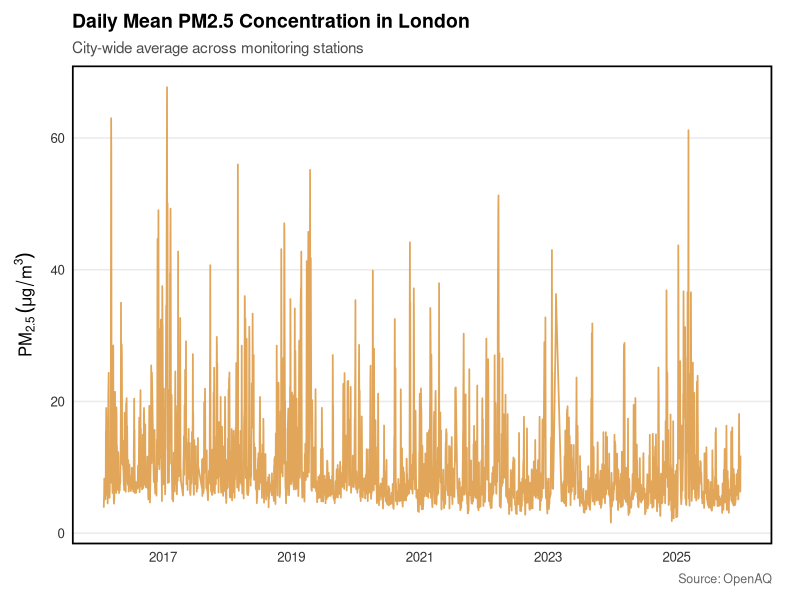
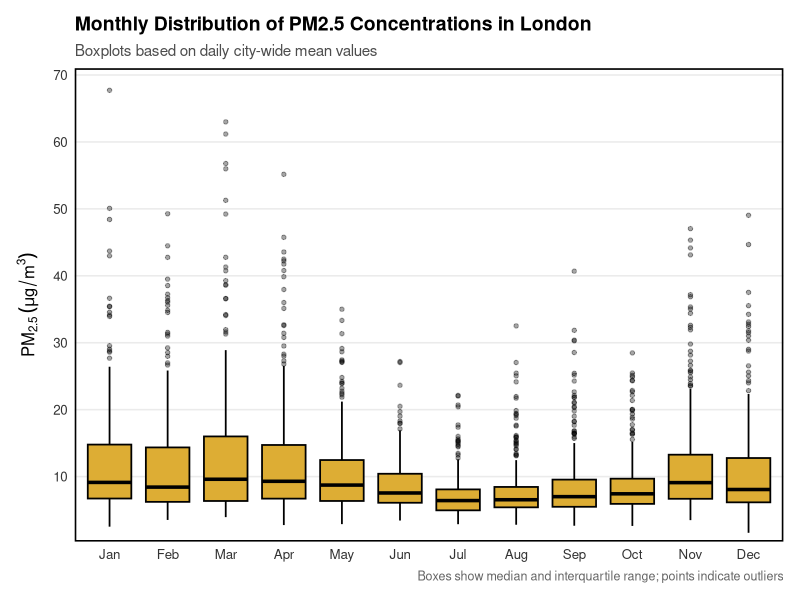
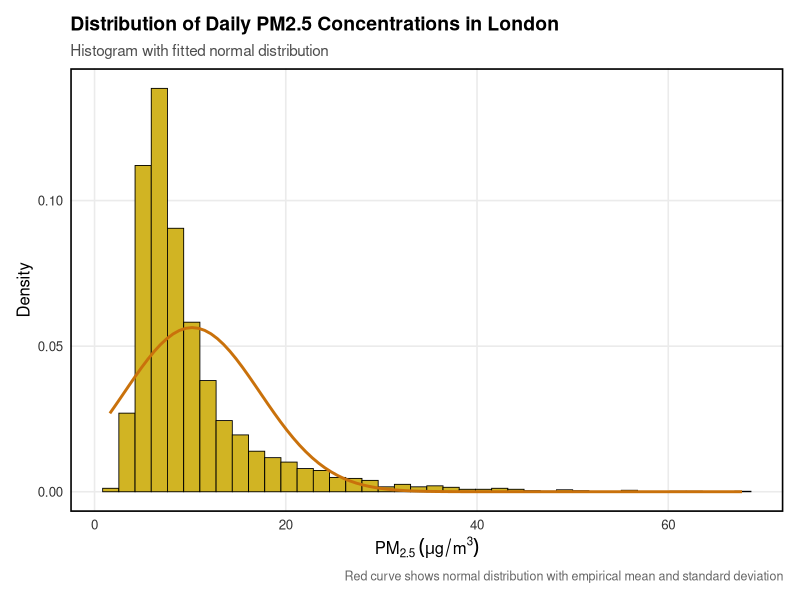
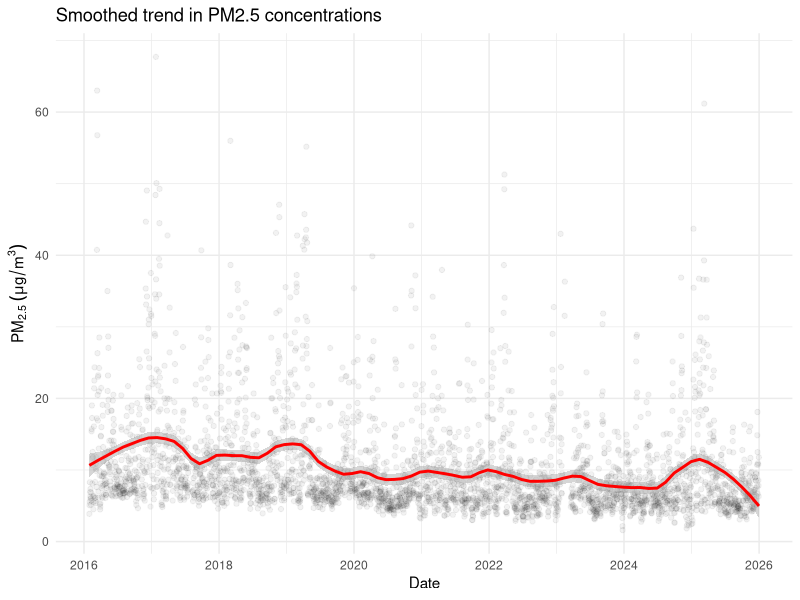
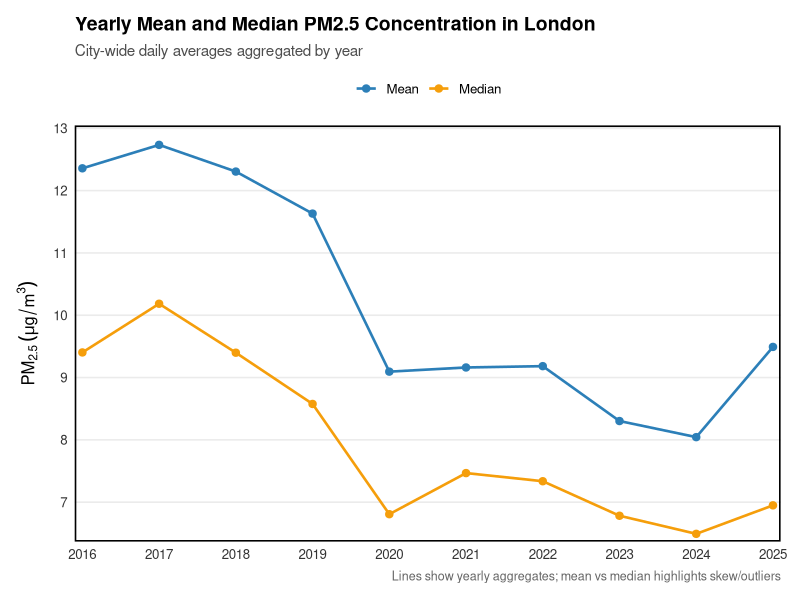
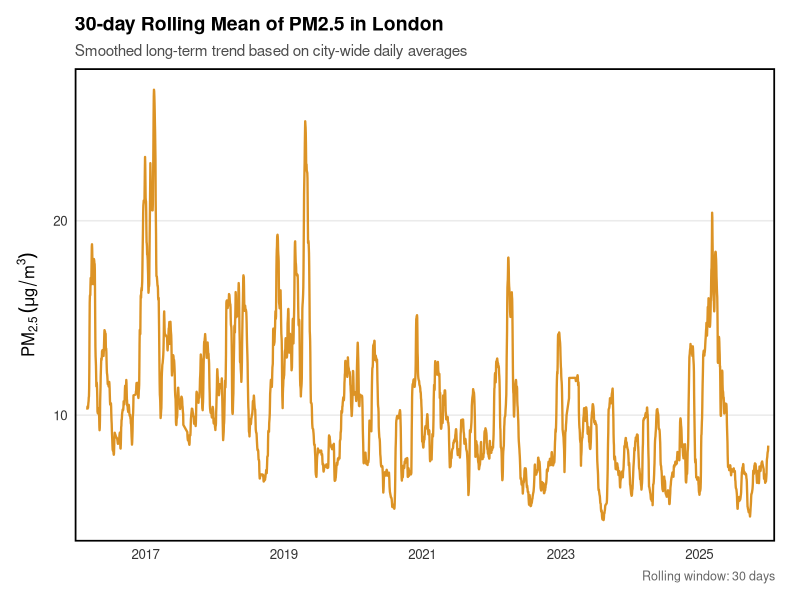

Write R code to recreate these figures, in order.
# ============================================================
# IJC437 - Introduction to Data Science (Individual Coursework)
# Script: 03_rq1_time_trends.R
#
# Purpose:
# - Address RQ1 by analysing how PM2.5 in London varies over time:
#   (i) seasonal patterns (month-level variation) and
#   (ii) long-term trends (multi-year changes).
#
# Research Questions supported:
# - RQ1: How do PM2.5 concentrations in London vary over time in terms of
#        seasonal patterns and long-term trends?
#
# Inputs:
# - data/processed/merged_pm25_weather.csv
#
#
# Reproducibility notes:
# - This script saves figures/tables to disk (minimal console printing).
# - Paths follow a consistent repo structure (data/processed, output/figures, output/tables).
#
# ============================================================



# ==================================================
# Installing and Importing Necessary Libraries
# ==================================================

library(tidyverse)
library(lubridate)
library(readr)
library(ggplot2)
library(scales)
library(zoo)
library(dplyr)
library(forecast)
library(tidyr)



# ==================================================
# Loading Merged Data and Basic Setup
# ==================================================
out_dir_plot <- "output/figures"
out_dir_table <- "output/tables"
dir.create("output/figures", recursive = TRUE, showWarnings = FALSE)
dir.create("output/tables", recursive = TRUE, showWarnings = FALSE)


df <- read_csv("data/processed/merged_pm25_weather.csv", show_col_types = FALSE)
summary(df)
df <- df %>%
  mutate(date = as.Date(date))

df %>%
  mutate(year = year(date)) %>%
  group_by(year) %>%
  summarise(
    mean_pm25 = mean(pm25_london_mean, na.rm = TRUE),
    median_pm25 = median(pm25_london_mean, na.rm = TRUE),
    days = n(),
    .groups = "drop"
  )



# ==================================================
# Visualizations, Tables and Statistical Tests
# ==================================================

# Daily Mean PM2.5 Concentration in London
p_ts <- ggplot(df, aes(x = date, y = pm25_london_mean)) +
  geom_line(
    color = "#dd9c47",
    linewidth = 0.6,
    alpha = 0.9
  ) +
  scale_x_date(
    date_breaks = "2 years",
    date_labels = "%Y"
  ) +
  labs(
    title = "Daily Mean PM2.5 Concentration in London",
    subtitle = "City-wide average across monitoring stations",
    x = NULL,
    y = expression(PM[2.5]~(mu*g/m^3)),
    caption = "Source: OpenAQ"
  ) +
  theme_minimal(base_size = 12) +
  theme(
    plot.title = element_text(size = 14, face = "bold"),
    plot.subtitle = element_text(size = 11, color = "grey30"),
    axis.text = element_text(color = "grey20"),
    axis.title.y = element_text(margin = margin(r = 8)),
    panel.grid.minor = element_blank(),
    panel.grid.major.x = element_blank(),
    plot.caption = element_text(size = 9, color = "grey40"),
    plot.margin = margin(10, 20, 10, 10),
    panel.border = element_rect(
      colour = "black",
      fill = NA,
      linewidth = 1.2
    ),
  )

ggsave(
  filename = file.path(out_dir_plot, "Fig1_daily_pm25_timeseries.png"),
  plot = p_ts,
  width = 11,
  height = 4.5,
  dpi = 300
)


# Monthly Distribution of PM2.5 Concentrations in London
p_month_box <- df %>%
  mutate(month = month(date, label = TRUE, abbr = TRUE)) %>%
  ggplot(aes(x = month, y = pm25_london_mean)) +
  geom_boxplot(
    fill = "#ddad34",
    color = "black",
    linewidth = 0.6,
    outlier.alpha = 0.35,
    outlier.size = 1.2
  ) +
  scale_y_continuous(
    breaks = pretty_breaks(n = 6),
    expand = expansion(mult = c(0.02, 0.05))
  ) +
  labs(
    title = "Monthly Distribution of PM2.5 Concentrations in London",
    subtitle = "Boxplots based on daily city-wide mean values",
    x = NULL,
    y = expression(PM[2.5]~(mu*g/m^3)),
    caption = "Boxes show median and interquartile range; points indicate outliers"
  ) +
  theme_minimal(base_size = 12) +
  theme(
    plot.title = element_text(size = 14, face = "bold"),
    plot.subtitle = element_text(size = 11, color = "grey30"),
    axis.text = element_text(color = "grey20"),
    axis.title.y = element_text(margin = margin(r = 8)),
    panel.grid.major.x = element_blank(),
    panel.grid.minor = element_blank(),

    panel.border = element_rect(
      colour = "black",
      fill = NA,
      linewidth = 1.1
    ),

    plot.caption = element_text(size = 9, color = "grey40"),
    plot.margin = margin(12, 12, 12, 12)
  )

ggsave(
  filename = file.path(out_dir_plot, "Fig2_seasonality_monthly_boxplot.png"),
  plot = p_month_box,
  width = 8.5,
  height = 4.8,
  dpi = 300
)

# Statistical Analysis: Seasonality Kruskal–Wallis test (Month vs PM2.5)

df_rq1_kw <- df %>%
  mutate(month = month(date, label = TRUE, abbr = TRUE)) %>%
  select(pm25_london_mean, month) %>%
  filter(!is.na(pm25_london_mean))


kw_month <- kruskal.test(pm25_london_mean ~ month, data = df_rq1_kw)
kw_month

# =========================================================
# Output:
#
#        Kruskal-Wallis rank sum test
#
# data:  pm25_london_mean by month
# Kruskal-Wallis chi-squared = 274.69, df = 11, p-value < 2.2e-16
# 
# =========================================================



# Distribution of Daily PM2.5 Concentrations in London - Histogram
mu <- mean(df$pm25_london_mean, na.rm = TRUE)
sigma <- sd(df$pm25_london_mean, na.rm = TRUE)

p_hist <- ggplot(df, aes(x = pm25_london_mean)) +
  geom_histogram(
    aes(y = after_stat(density)),
    bins = 40,
    fill = "#d1b423",
    color = "black",
    linewidth = 0.3
  ) +
  stat_function(
    fun = dnorm,
    args = list(mean = mu, sd = sigma),
    color = "#c9710b",
    linewidth = 1
  ) +
  labs(
    title = "Distribution of Daily PM2.5 Concentrations in London",
    subtitle = "Histogram with fitted normal distribution",
    x = expression(PM[2.5]~(mu*g/m^3)),
    y = "Density",
    caption = "Red curve shows normal distribution with empirical mean and standard deviation"
  ) +
  theme_minimal(base_size = 12) +
  theme(
    plot.title = element_text(size = 14, face = "bold"),
    plot.subtitle = element_text(size = 11, color = "grey30"),
    axis.text = element_text(color = "grey20"),
    panel.grid.minor = element_blank(),

    panel.border = element_rect(
      colour = "black",
      fill = NA,
      linewidth = 1.1
    ),

    plot.caption = element_text(size = 9, color = "grey40"),
    plot.margin = margin(12, 12, 12, 12)
  )

ggsave(
  filename = file.path(out_dir_plot, "Fig3_pm25_histogram_normal.png"),
  plot = p_hist,
  width = 8,
  height = 4.8,
  dpi = 300
)



# Smoothed trend in PM2.5 concentrations
p_loess <- ggplot(df, aes(date, pm25_london_mean)) +
  geom_point(alpha = 0.05) +
  geom_smooth(method = "loess", span = 0.2, color = "red") +
  labs(
    title = "Smoothed trend in PM2.5 concentrations",
    x = "Date",
    y = expression(PM[2.5]~(mu*g/m^3))
  ) +
  theme_minimal()

ggsave(
  file.path(out_dir_plot, "Fig4_loess_trend.png"),
  p_loess, width = 8, height = 4, dpi = 300
)


# Yearly Mean and Median PM2.5 Concentration in London
yearly_pm25 <- df %>%
  mutate(year = year(date)) %>%
  group_by(year) %>%
  summarise(
    mean_pm25   = mean(pm25_london_mean, na.rm = TRUE),
    median_pm25 = median(pm25_london_mean, na.rm = TRUE),
    .groups = "drop"
  )

yearly_long <- yearly_pm25 %>%
  pivot_longer(
    cols = c(mean_pm25, median_pm25),
    names_to = "statistic",
    values_to = "pm25"
  ) %>%
  mutate(
    statistic = recode(
      statistic,
      mean_pm25   = "Mean",
      median_pm25 = "Median"
    )
  )

p_year <- ggplot(yearly_long, aes(x = year, y = pm25, group = statistic, color = statistic)) +
  geom_line(linewidth = 0.9) +
  geom_point(size = 2.2) +
  scale_x_continuous(
    breaks = yearly_pm25$year,
    expand = c(0.01, 0.01)
  ) +
  scale_y_continuous(
  breaks = scales::pretty_breaks(n = 6),
  expand = expansion(mult = c(0.02, 0.05))
  )+
  scale_color_manual(values = c("Mean" = "#2C7FB8", "Median" = "#F59E0B")) +
  labs(
    title = "Yearly Mean and Median PM2.5 Concentration in London",
    subtitle = "City-wide daily averages aggregated by year",
    x = NULL,
    y = expression(PM[2.5]~(mu*g/m^3)),
    color = NULL,
    caption = "Lines show yearly aggregates; mean vs median highlights skew/outliers"
  ) +
  theme_minimal(base_size = 12) +
  theme(
    plot.title = element_text(size = 14, face = "bold"),
    plot.subtitle = element_text(size = 11, color = "grey30"),
    axis.text = element_text(color = "grey20"),
    axis.title.y = element_text(margin = margin(r = 8)),
    panel.grid.minor = element_blank(),
    panel.grid.major.x = element_blank(),

    panel.border = element_rect(colour = "black", fill = NA, linewidth = 1.1),

    legend.position = "top",
    legend.direction = "horizontal",
    plot.caption = element_text(size = 9, color = "grey40"),
    plot.margin = margin(12, 14, 12, 12)
  )

ggsave(
  filename = file.path(out_dir_plot, "Fig5_yearly_trend_mean_median.png"),
  plot = p_year,
  width = 8,
  height = 4.5,
  dpi = 300
)


# Statistical Analysis: Long-Term Differences in PM2.5 Levels Across Years
df %>%
  mutate(year = year(date)) %>%
  kruskal.test(pm25_london_mean ~ year, data = .)

# =========================================================
# Output:
#
#        Kruskal-Wallis rank sum test
#
# data:  pm25_london_mean by year
# Kruskal-Wallis chi-squared = 361.93, df = 9, p-value < 2.2e-16
# =========================================================



# Monthly Summary
monthly_summary <- df %>%
  mutate(month = month(date, label = TRUE, abbr = TRUE)) %>%
  group_by(month) %>%
  summarise(
    mean_pm25   = mean(pm25_london_mean, na.rm = TRUE),
    median_pm25 = median(pm25_london_mean, na.rm = TRUE),
    sd_pm25     = sd(pm25_london_mean, na.rm = TRUE),
    iqr_pm25    = IQR(pm25_london_mean, na.rm = TRUE),
    n_days      = sum(!is.na(pm25_london_mean)),
    .groups = "drop"
  )

write_csv(
  monthly_summary,
  file.path(out_dir_table, "Table2_monthly_pm25_summary.csv")
)


# 30-day Rolling Mean of PM2.5 in London
df <- df %>%
  arrange(date) %>%
  mutate(
    pm25_roll30 = rollmean(
      pm25_london_mean,
      k = 30,
      fill = NA,
      align = "right"
    )
  )

p_roll <- ggplot(df, aes(x = date, y = pm25_roll30)) +
  geom_line(
    color = "#da8d1a",
    linewidth = 0.8,
    alpha = 0.95
  ) +
  scale_x_date(
    date_breaks = "2 years",
    date_labels = "%Y",
    expand = c(0.01, 0.01)
  ) +
  labs(
    title = "30-day Rolling Mean of PM2.5 in London",
    subtitle = "Smoothed long-term trend based on city-wide daily averages",
    x = NULL,
    y = expression(PM[2.5]~(mu*g/m^3)),
    caption = "Rolling window: 30 days"
  ) +
  theme_minimal(base_size = 12) +
  theme(
    plot.title = element_text(size = 14, face = "bold"),
    plot.subtitle = element_text(size = 11, color = "grey30"),
    axis.text = element_text(color = "grey20"),
    axis.title.y = element_text(margin = margin(r = 8)),
    panel.grid.minor = element_blank(),
    panel.grid.major.x = element_blank(),

    panel.border = element_rect(
      colour = "black",
      fill = NA,
      linewidth = 1.2
    ),

    plot.caption = element_text(size = 9, color = "grey40"),
    plot.margin = margin(12, 18, 12, 12)
  )

ggsave(
  filename = file.path(out_dir_plot, "Fig6_rolling_mean_30days.png"),
  plot = p_roll,
  width = 11,
  height = 4.5,
  dpi = 300
)



# Statistical Analysis: Spearman correlation between Time and PM2.5
df_spear <- df %>%
  select(date, pm25_london_mean) %>%
  filter(!is.na(date), !is.na(pm25_london_mean)) %>%
  mutate(time_num = as.numeric(date)) 

spear_res <- cor.test(
  x = df_spear$time_num,
  y = df_spear$pm25_london_mean,
  method = "spearman",
  exact = FALSE
)

spear_res
# =========================================================
# Output:
#
#        Spearman's rank correlation rho
#
# data:  df_spear$time_num and df_spear$pm25_london_mean
# S = 9017942471, p-value < 2.2e-16
# alternative hypothesis: true rho is not equal to 0
# sample estimates:
#        rho
# -0.3009894
# =========================================================


